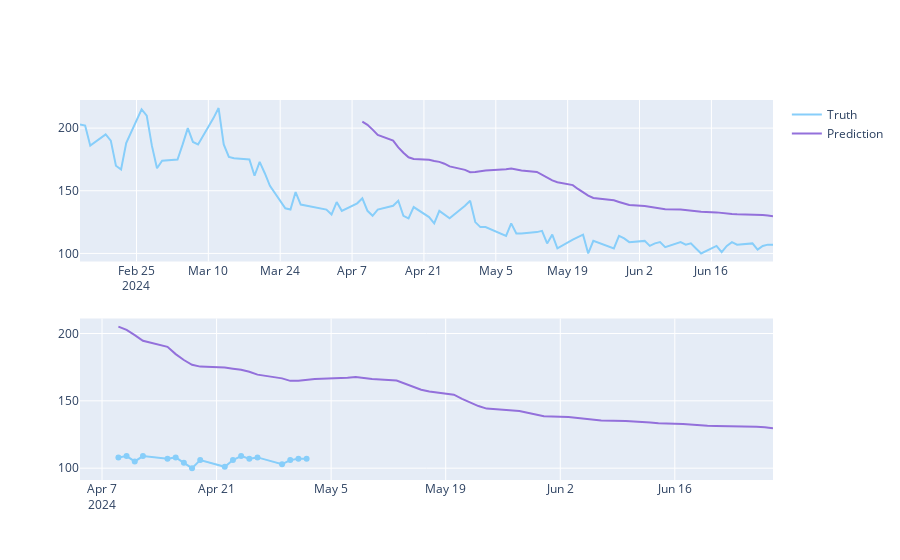

This figure's notebook cell:
### Code cell
predicted_prices = ohlc.loc[37:].copy()
predicted_prices['Close'] = y_pred

fig = make_subplots(rows=2, cols=1)
fig.add_trace(go.Scatter(x=ohlc.Date, y=ohlc.Close,
                         name='Truth',
                         marker_color='LightSkyBlue'), row=1, col=1)

fig.add_trace(go.Scatter(x=predicted_prices.Date,
                         y=predicted_prices.Close,
                         name='Prediction',
                         marker_color='MediumPurple'), row=1, col=1)

fig.add_trace(go.Scatter(x=predicted_prices.Date,
                         y=y_test,
                         name='Truth',
                         marker_color='LightSkyBlue',
                         showlegend=False), row=2, col=1)

fig.add_trace(go.Scatter(x=predicted_prices.Date,
                         y=y_pred,
                         name='Prediction',
                         marker_color='MediumPurple',
                         showlegend=False), row=2, col=1)

fig.show()
